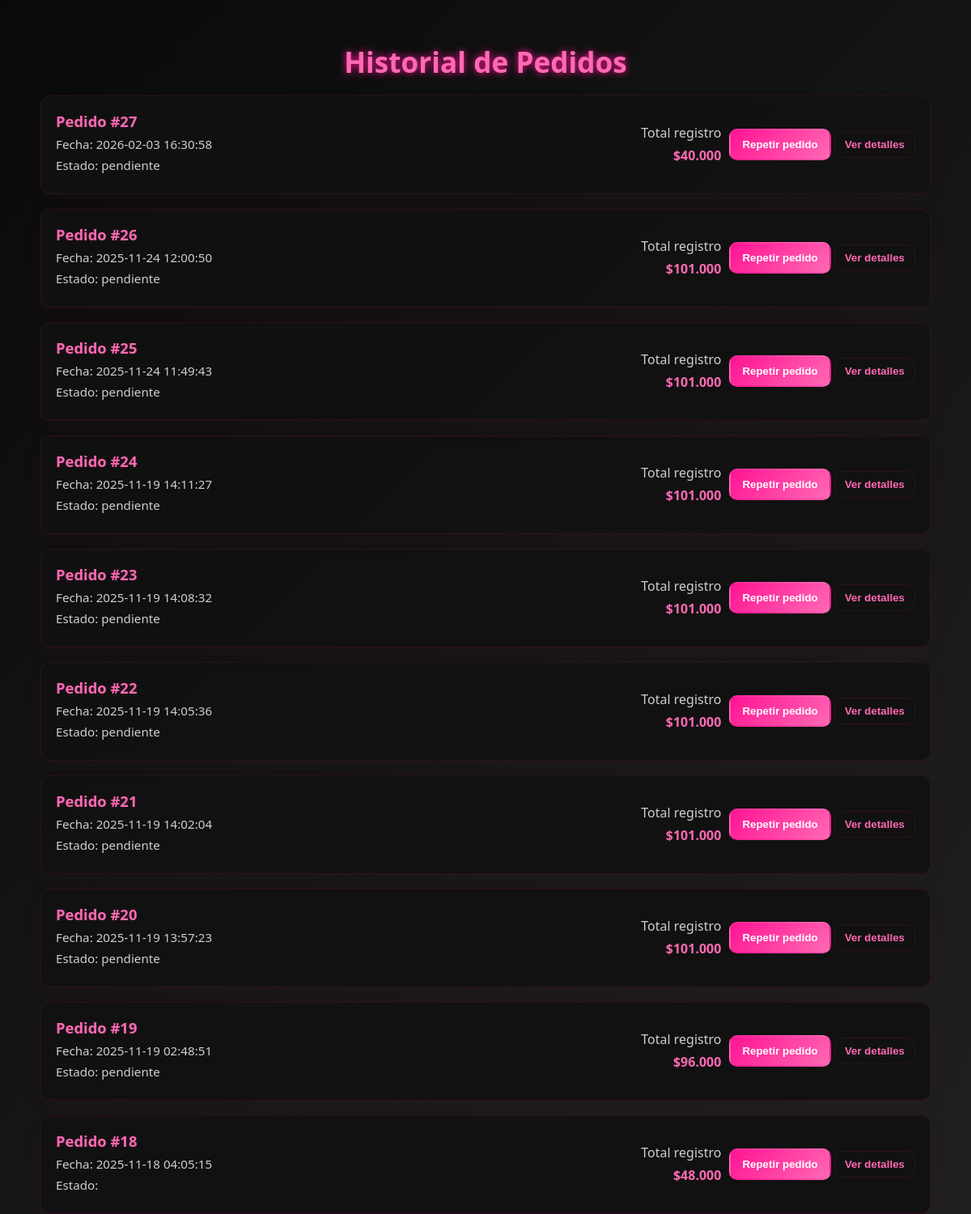
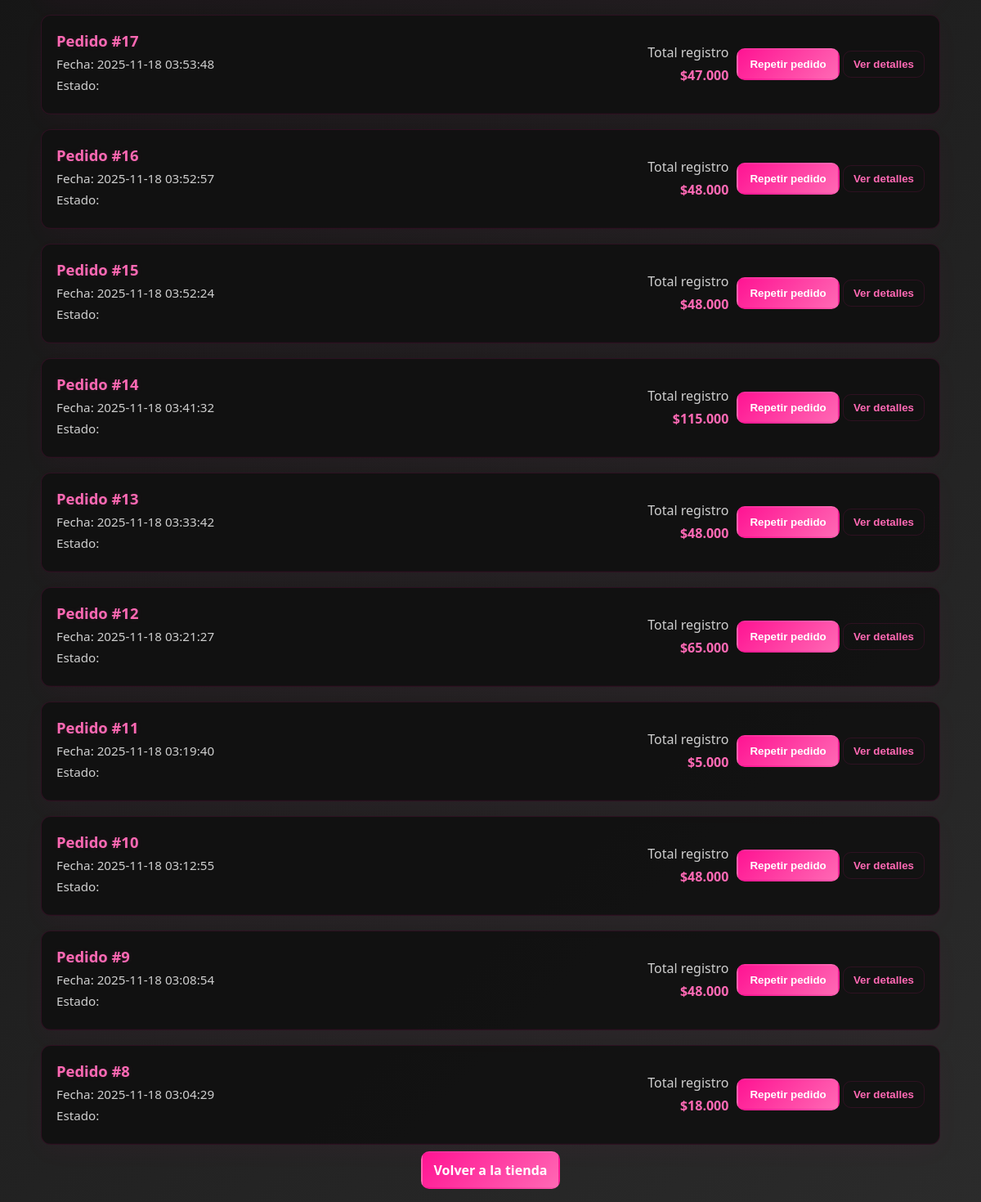
Page /historial_pedidos.php (signed in) on the committed database (2 pictures, top to bottom).
### tables this page shows
CREATE TABLE `ordenes` (
  `id_orden` int(11) NOT NULL,
  `id_usuario` int(11) DEFAULT NULL,
  `id_direccion` int(11) DEFAULT NULL,
  `fecha_compra` timestamp NOT NULL DEFAULT current_timestamp(),
  `total` decimal(10,2) DEFAULT NULL,
  `estado` enum('pendiente','pagado','enviado','entregado','cancelado') DEFAULT 'pendiente',
  `mp_payment_id` varchar(50) DEFAULT NULL,
  `mp_status` varchar(50) DEFAULT NULL,
  `mp_preference_id` varchar(100) DEFAULT NULL,
  `id_carrito` int(11) NOT NULL
);

### historial_pedidos.php (called while the page is built)
<?php
require __DIR__ . '/app/Views/historial_pedidos.php';

### app/Views/historial_pedidos.php (the view, shortened to what this page needs)
<?php
require __DIR__ . '/../Config/conexion.php';
$id_usuario = $_SESSION['usuario'];
$sql = "
    SELECT id_orden, fecha_compra, total, estado, id_carrito
    FROM ordenes
    WHERE id_usuario = ?
    ORDER BY fecha_compra DESC
";
$stmt = $conn->prepare($sql);
$stmt->bind_param("i", $id_usuario);
$stmt->execute();
$result = $stmt->get_result();
$ordenes = $result->fetch_all(MYSQLI_ASSOC);
?>
<!DOCTYPE html>
<html lang="es">
<head>
</head>
<body>
<div class="container">
    <h1>Historial de Pedidos</h1>
    <?php if (empty($ordenes)): ?>
        <div class="empty">
            <p>No tienes pedidos registrados aún.</p>
            <p><a href="index.php" class="btn">Volver a la tienda</a></p>
        </div>
    <?php else: ?>
        <?php foreach ($ordenes as $orden): ?>
            <div class="order-card">
                <div class="order-head">
                    <div class="order-meta">
                        <h2>Pedido #<?= htmlspecialchars($orden['id_orden']) ?></h2>
                        <p>Fecha: <?= htmlspecialchars($orden['fecha_compra']) ?></p>
                        <p>Estado: <?= htmlspecialchars($orden['estado']) ?></p>
                    </div>
                    <div class="order-actions">
                        <div style="text-align:right">
                            <p style="margin:0; color:var(--muted);">Total registro</p>
                            <p style="margin:6px 0 0; color:var(--neon-2); font-weight:900;">
                                $<?= number_format(floatval($orden['total']), 0, ",", ".") ?>
                            </p>
                        </div>
                        <div>
                            <button class="btn repeat-btn" data-order-id="<?= intval($orden['id_orden']) ?>">Repetir pedido</button>
                            <button class="btn ghost details-toggle" data-target="details-<?= $orden['id_orden'] ?>">Ver detalles</button>
                        </div>
                    </div>
                </div>
            </div>
        <?php endforeach; ?>
    <?php endif; ?>
    <div style="text-align:center; margin-top:20px;">
        <a href="index.php" class="btn">Volver a la tienda</a>
    </div>
</div>
</body>
</html>

### app/Views/historial_pedidos.php (style rules this page uses)
:root { --neon:#ff1493; --neon-2:#ff69b4; --bg:#0a0a0a; --card:#111; --muted:#cfcfcf; }
* { box-sizing:border-box }
body { margin:0; font-family: 'Segoe UI', Tahoma, Geneva, Verdana, sans-serif; background: linear-gradient(135deg, #0a0a0a 0%, #1b1b1b 50%, #2b2b2b 100%); color:#f5f5f5; min-height:100vh; padding:28px 16px; }
.container { max-width:1100px; margin:0 auto; }
h1 { text-align:center; color:var(--neon-2); font-size:2.2rem; text-shadow:0 0 10px var(--neon); margin-bottom:18px; }
.order-card { background: rgba(17,17,17,0.95); border:1px solid rgba(255,20,147,0.12); box-shadow:0 10px 30px rgba(255,20,147,0.03); margin: 18px 0; border-radius:12px; overflow:hidden; }
.order-head { display:flex; gap:16px; align-items:center; padding:18px; border-bottom:1px solid rgba(255,20,147,0.03); }
.order-meta { flex:1; }
.order-meta h2 { margin:0; color:var(--neon-2); font-size:1.15rem; text-shadow:0 0 6px rgba(255,105,180,0.12); }
.order-meta p { margin:6px 0; color:var(--muted); font-size:0.95rem; }
.order-actions { display:flex; gap:10px; align-items:center; }
.btn { background:linear-gradient(135deg,var(--neon),var(--neon-2)); color:#fff; padding:10px 14px; border-radius:10px; text-decoration:none; font-weight:700; border:2px solid transparent; cursor:pointer; transition:all .18s ease; }
.btn.ghost { background:transparent; color:var(--neon-2); border:1px solid rgba(255,20,147,0.12); padding:8px 12px; font-weight:600; }
.details-toggle { background:transparent; border:0; color:var(--neon-2); cursor:pointer; font-weight:700; }

### rows in the picture
ordenes: id_orden "27", fecha_compra "2026-02-03 16:30:58", estado "pendiente", total "40.000"
ordenes: id_orden "26", fecha_compra "2025-11-24 12:00:50", estado "pendiente", total "101.000"
ordenes: id_orden "25", fecha_compra "2025-11-24 11:49:43", estado "pendiente", total "101.000"
ordenes: id_orden "24", fecha_compra "2025-11-19 14:11:27", estado "pendiente", total "101.000"
ordenes: id_orden "23", fecha_compra "2025-11-19 14:08:32", estado "pendiente", total "101.000"
ordenes: id_orden "22", fecha_compra "2025-11-19 14:05:36", estado "pendiente", total "101.000"
ordenes: id_orden "21", fecha_compra "2025-11-19 14:02:04", estado "pendiente", total "101.000"
ordenes: id_orden "20", fecha_compra "2025-11-19 13:57:23", estado "pendiente", total "101.000"
ordenes: id_orden "19", fecha_compra "2025-11-19 02:48:51", estado "pendiente", total "96.000"
ordenes: id_orden "18", fecha_compra "2025-11-18 04:05:15", total "48.000"
ordenes: id_orden "17", fecha_compra "2025-11-18 03:53:48", total "47.000"
ordenes: id_orden "16", fecha_compra "2025-11-18 03:52:57", total "48.000"
ordenes: id_orden "15", fecha_compra "2025-11-18 03:52:24", total "48.000"
ordenes: id_orden "14", fecha_compra "2025-11-18 03:41:32", total "115.000"
ordenes: id_orden "13", fecha_compra "2025-11-18 03:33:42", total "48.000"
ordenes: id_orden "12", fecha_compra "2025-11-18 03:21:27", total "65.000"
ordenes: id_orden "11", fecha_compra "2025-11-18 03:19:40", total "5.000"
ordenes: id_orden "10", fecha_compra "2025-11-18 03:12:55", total "48.000"
ordenes: id_orden "9", fecha_compra "2025-11-18 03:08:54", total "48.000"
ordenes: id_orden "8", fecha_compra "2025-11-18 03:04:29", total "18.000"
